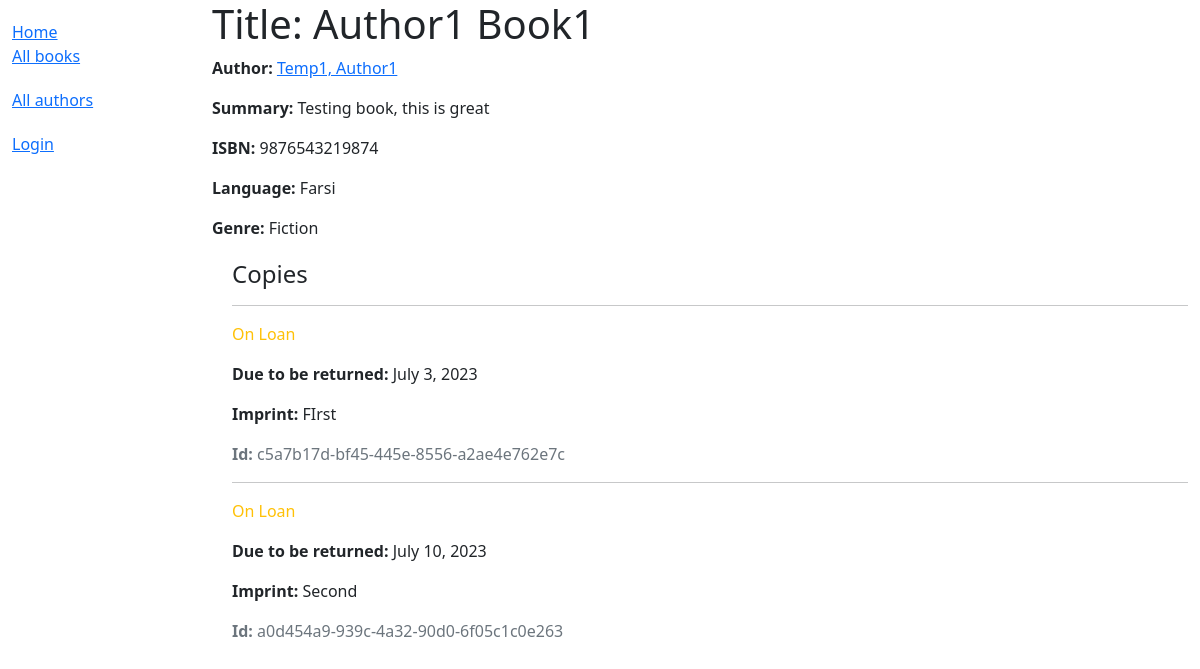
/catalog/book/1, run on the app's committed database.
### catalog/models.py (models this page shows, shortened)
class Book(models.Model):
    title= models.CharField(max_length=200)
    author= models.ForeignKey('Author', on_delete=models.SET_NULL, null=True)
    summary= models.TextField(max_length=1000, help_text='Enter a brief description of the book')
    isbn= models.CharField('ISBN', max_length=13, unique=True,
                           help_text= '13 Character <a href="https://www.isbn-international.org/content/what-isbn">ISBN number</a>')
    genre = models.ManyToManyField(Genre, help_text='Select a genre for this book')
    language= models.ForeignKey('Language', on_delete=models.SET_NULL, null=True)
    class Meta:
        ordering = ['title','author']
    def display_genre(self):
        """Creates a string for the Genre. This is required to display genre in Admin."""
        return ', '.join(genre.name for genre in self.genre.all()[:3])
    display_genre.short_description = 'Genre'

class Author(models.Model):
    first_name = models.CharField(max_length=100)
    last_name = models.CharField(max_length=100)
    date_of_birth = models.DateField(null=True, blank=True)
    date_of_death = models.DateField('Died', null=True, blank=True)
    class Meta:
        ordering = ['last_name', 'first_name']
    def __str__(self):
        return f'{self.last_name}, {self.first_name}'

class Language(models.Model):
    name= models.CharField(max_length=200,
                           help_text="Enter the book's natural language (e.g. English, French, Japanese etc.")
    def __str__(self):
        return self.name

class Genre(models.Model):
    name=models.CharField(max_length=200, help_text='Enter a book genre (e.g. Science, Fiction)')
    def __str__(self):
        return self.name

class BookInstance(models.Model):
    id= models.UUIDField(primary_key=True, default=uuid.uuid4,help_text='Unique ID for this particular book across whole library')
    book= models.ForeignKey('Book', on_delete=models.RESTRICT, null=True)
    imprint= models.CharField(max_length=200)
    due_back= models.DateField(null=True, blank=True)
    borrower = models.ForeignKey(User, on_delete=models.SET_NULL, null=True, blank=True)
    LOAN_STATUS =(
        ('m', 'Maintenance'),
        ('o','On Loan'),
        ('a', 'Available'),
        ('r', 'Reserved'),
    )
    status = models.CharField(max_length=1, choices=LOAN_STATUS, blank=True, default='m',
                              help_text="Book availability",)
    class Meta:
        ordering=['due_back']
        permissions = (("can_mark_returned", "Set book as returned"),)

### catalog/views.py (the view)
# urls.py: path('book/<int:pk>', views.BookDetailView.as_view(), name='book-detail'),
class BookDetailView(generic.DetailView):
    model = Book

### catalog/templates/catalog/book_detail.html
{% extends "base_generic.html" %}
{% block content %}
  <h1>Title: {{ book.title }}</h1>
  <p><strong>Author:</strong> <a href="">{{ book.author }}</a></p>
  <p><strong>Summary:</strong> {{ book.summary }}</p>
  <p><strong>ISBN:</strong> {{ book.isbn }}</p>
  <p><strong>Language:</strong> {{ book.language }}</p>
  <p><strong>Genre:</strong> {{ book.genre.all|join:", " }}</p>
  <div style="margin-left:20px;margin-top:20px">
    <h4>Copies</h4>
    {% for copy in book.bookinstance_set.all %}
      <hr />
      <p
        class="{% if copy.status == 'a' %}text-success{% elif copy.status == 'm' %}text-danger{% else %}text-warning{% endif %}">
        {{ copy.get_status_display }}
      </p>
      {% if copy.status != 'a' %}
        <p><strong>Due to be returned:</strong> {{ copy.due_back }}</p>
      {% endif %}
      <p><strong>Imprint:</strong> {{ copy.imprint }}</p>
      <p class="text-muted"><strong>Id:</strong> {{ copy.id }}</p>
    {% endfor %}
  </div>
{% endblock %}

### data on the page
Book: author "Temp1, Author1", summary "Testing book, this is great", isbn "9876543219874", language "Farsi", genre.all "Fiction"
BookInstance: status "On Loan", due_back "July 3, 2023", imprint "FIrst", id "c5a7b17d-bf45-445e-8556-a2ae4e762e7c"
BookInstance: status "On Loan", due_back "July 10, 2023", imprint "Second", id "a0d454a9-939c-4a32-90d0-6f05c1c0e263"
